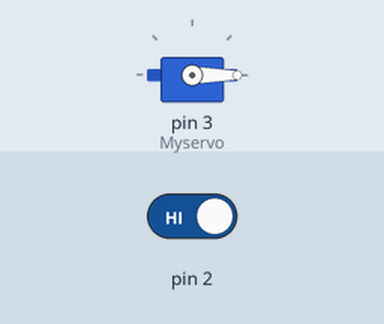
This sketch was run on a simulated Arduino Uno, built with avr-gcc and run on an emulated ATmega328P. Shown: servo. Inputs (shaded band) come from the test bench; at power-on: pin 2 HIGH.

Above: at 1.2 s.
1.3 s: pin 2 driven LOW
At 2.1 s:
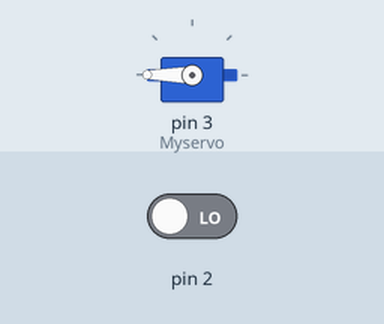
2.8 s: pin 2 driven HIGH
At 3.2 s:
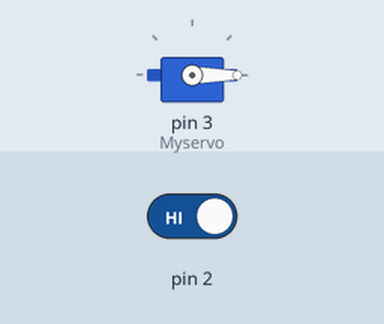
Timing chart, 0 to 5.8 s (numbered marks = the images above; inputs shaded):
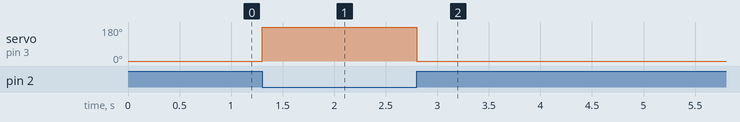

The sketch:

servo_with_button.ino
```cpp
#include <Servo.h>
Servo Myservo;
int pos=0;
void setup()
{
  pinMode(2,INPUT);
  Myservo.attach(3);
}

void loop()
{
  if(digitalRead(2)==LOW){
    Myservo.write(180);
  }
  else

 Myservo.write(0);

}
```

Measured:
- after the input at 1.3 s, servo on pin 3 (Myservo): 0° → 180° at once
- after the input at 2.8 s, servo on pin 3 (Myservo): 180° → 0° at once
